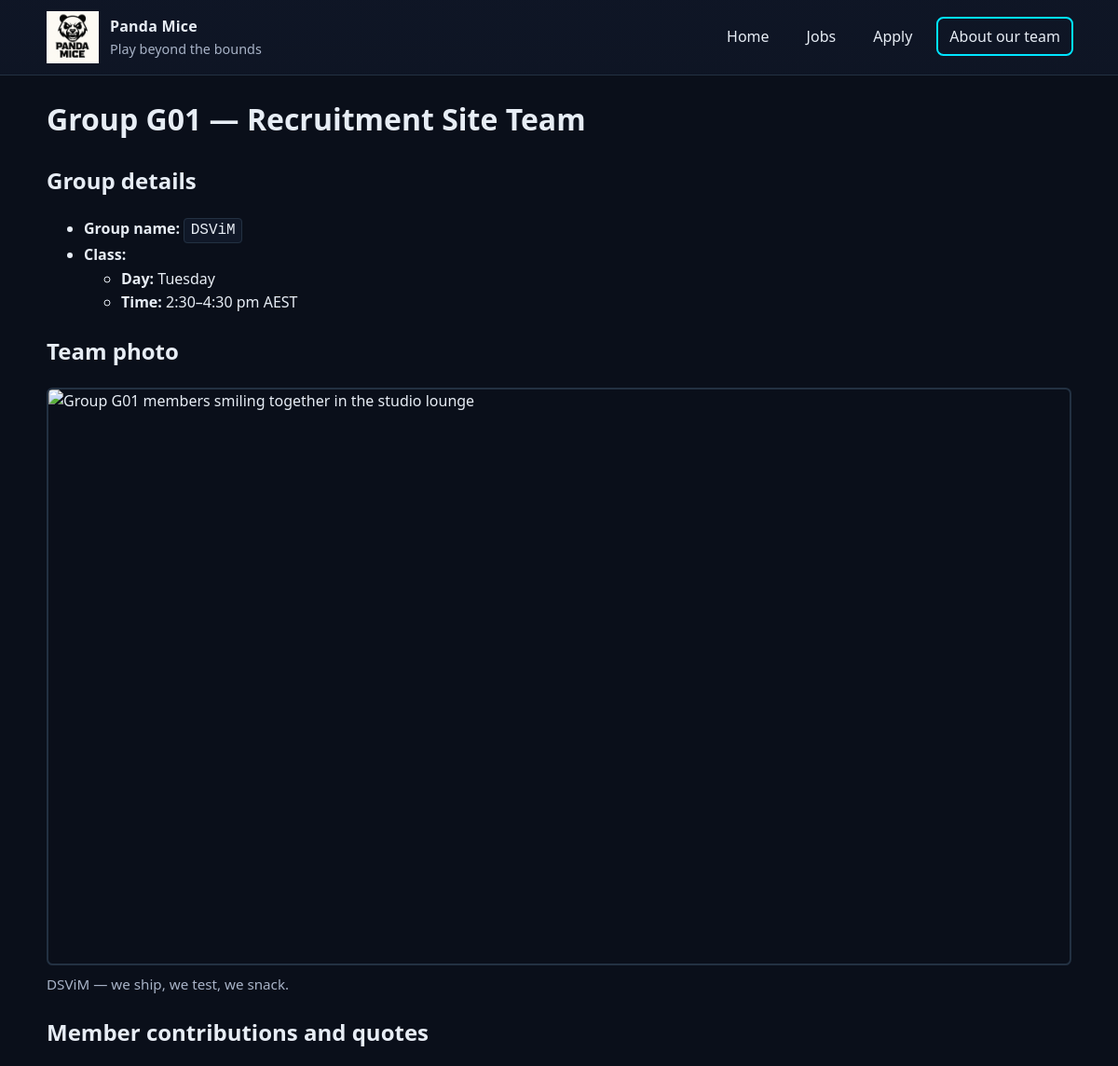
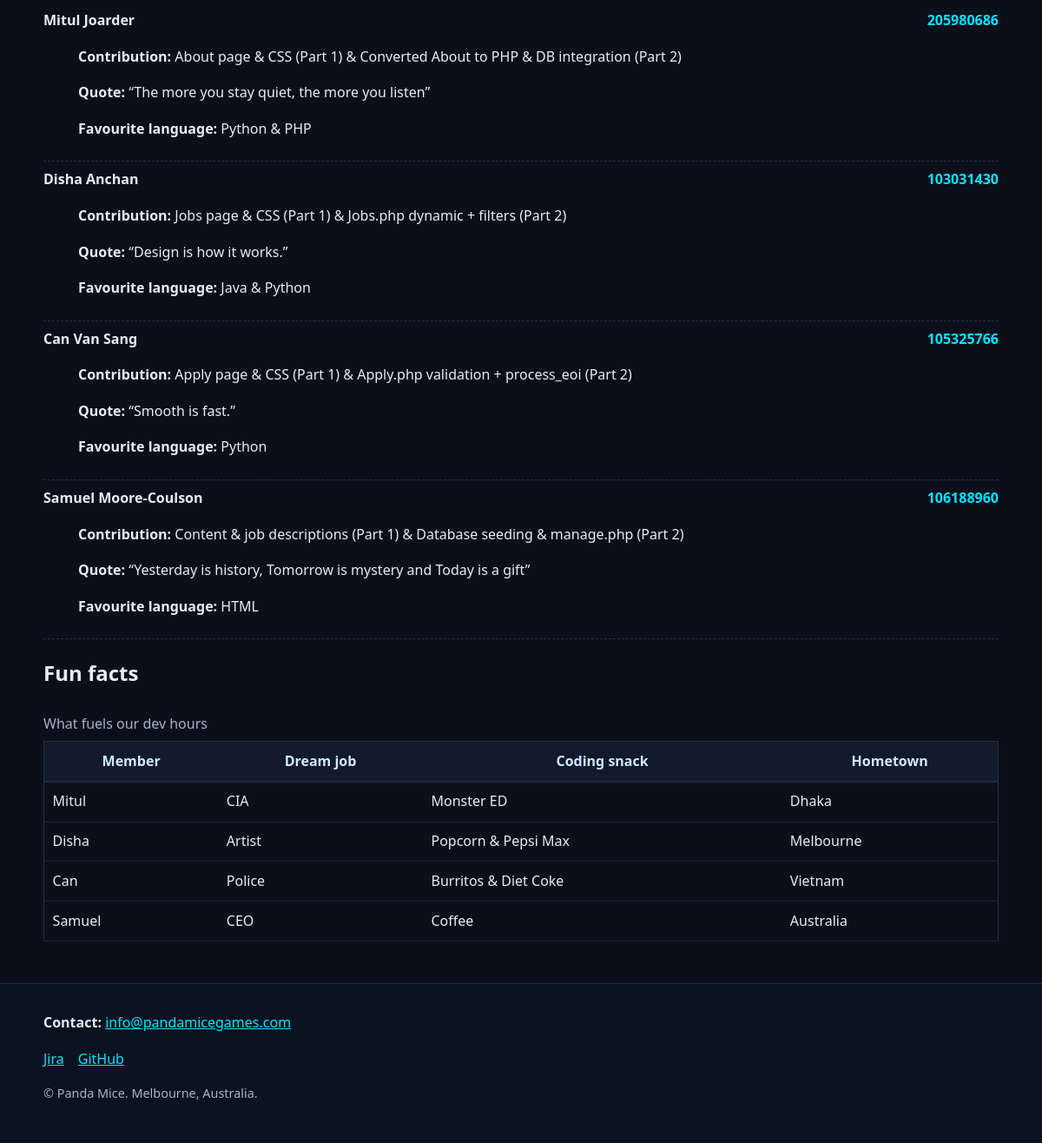
Page /about.php on the committed database (2 pictures, top to bottom).
### tables this page shows
CREATE TABLE about (
  member_id INT AUTO_INCREMENT PRIMARY KEY,
  name VARCHAR(100) NOT NULL,
  student_id VARCHAR(20),
  contribution_part1 TEXT,
  contribution_part2 TEXT,
  quote TEXT,
  favourite_language VARCHAR(50),
  dream_job VARCHAR(100),
  coding_snack VARCHAR(100),
  hometown VARCHAR(100)
);

### about.php (the view, shortened to what this page needs)
<?php
$db_host = 'localhost';
$db_user = 'root';
$db_pass = '';
$db_name = 'project2_db';
$mysqli = new mysqli($db_host, $db_user, $db_pass, $db_name);
$members = [];
if ($result = $mysqli->query("SELECT * FROM about ORDER BY member_id")) {
  while ($row = $result->fetch_assoc()) {
    $members[] = $row;
  }
} else {
  error_log("DB query failed (about): " . $mysqli->error);
}
?>
<!DOCTYPE html>
<html lang="en-AU">
<head>
  <link rel="stylesheet" href="styles/about_style.css">
</head>
<body>
  <?php include("header.inc"); ?>
  <main id="main" class="site-main container" role="main">
    <h1>Group G01 — Recruitment Site Team</h1>
    <section aria-labelledby="group-meta">
      <h2 id="group-meta">Group details</h2>
      <ul>
        <li><strong>Group name:</strong> <span class="code-tag">DSViM</span></li>
        <li><strong>Class:</strong>
          <ul>
            <li><strong>Day:</strong> Tuesday</li>
            <li><strong>Time:</strong> 2:30–4:30 pm AEST</li>
          </ul>
        </li>
      </ul>
    </section>
    <section aria-labelledby="team-photo">
      <h2 id="team-photo">Team photo</h2>
      <figure class="group-figure">
        <img src="images/group.png" alt="Group G01 members smiling together in the studio lounge" width="960" height="540">
        <figcaption>DSViM — we ship, we test, we snack.</figcaption>
      </figure>
    </section>
    <section aria-labelledby="contrib">
      <h2 id="contrib">Member contributions and quotes</h2>
      <dl class="member-list">
<?php foreach ($members as $m):
      $id = 'member' . (int)$m['member_id'];
?>
        <div class="member">
          <dt onclick="toggleAccordion('<?php echo $id; ?>')">
            <?php echo htmlspecialchars($m['name']); ?>
            <?php if (!empty($m['student_id'])): ?>
              <span class="student-id"><?php echo htmlspecialchars($m['student_id']); ?></span>
            <?php endif; ?>
          </dt>
          <dd id="<?php echo $id; ?>" class="accordion">
            <p><strong>Contribution:</strong>
              <?php
                $parts = trim($m['contribution_part1']);
                if (!empty($m['contribution_part2'])) {
                  $parts .= ' & ' . trim($m['contribution_part2']);
                }
                echo nl2br(htmlspecialchars($parts));
              ?>
            </p>
            <p><strong>Quote:</strong> <?php echo htmlspecialchars($m['quote']); ?></p>
            <p><strong>Favourite language:</strong> <?php echo htmlspecialchars($m['favourite_language']); ?></p>
          </dd>
        </div>
<?php endforeach; ?>
      </dl>
    </section>
    <section aria-labelledby="funfacts">
      <h2 id="funfacts">Fun facts</h2>
      <table class="fun-table">
        <caption>What fuels our dev hours</caption>
        <thead>
          <tr>
            <th>Member</th>
            <th>Dream job</th>
            <th>Coding snack</th>
            <th>Hometown</th>
          </tr>
        </thead>
        <tbody>
<?php foreach ($members as $m): ?>
          <tr>
            <td><?php echo htmlspecialchars(explode(' ', trim($m['name']))[0]); ?></td>
            <td><?php echo htmlspecialchars($m['dream_job']); ?></td>
            <td><?php echo htmlspecialchars($m['coding_snack']); ?></td>
            <td><?php echo htmlspecialchars($m['hometown']); ?></td>
          </tr>
<?php endforeach; ?>
        </tbody>
      </table>
    </section>
  </main>
  <?php include("footer.inc"); ?>
</body>
</html>

### styles/about_style.css (style rules this page uses)
:root { --bg: #0a0f1a; --panel: #0f1626; --muted: #a8b3c7; --text: #e7edf5; --accent: #00e5ff; --accent-2: #7c4dff; --border: #233142; }
* { box-sizing: border-box; }
html { color-scheme: dark; }
body { margin: 0; font-family: system-ui, Segoe UI, Roboto, Helvetica, Arial, sans-serif; line-height: 1.6; color: var(--text); background: var(--bg); }
.container { width: min(1100px, 92%); margin: 0 auto; }
figure { margin: 1rem 0; }
.studio-figure img, .group-figure img { width: 100%; height: auto; display: block; border: 2px solid var(--border); border-radius: 0.4rem; }
.studio-figure figcaption, .group-figure figcaption { color: var(--muted); font-size: 0.95rem; margin-top: 0.5rem; }
.code-tag { background: #101828; padding: 0.2rem 0.4rem; border: 1px solid var(--border); border-radius: 0.25rem; font-family: ui-monospace, SFMono-Regular, Menlo, Consolas, monospace; }
.member-list { margin: 0; }
.member { padding: 0.5rem 0; border-bottom: 1px dashed var(--border); }
.member dt { font-weight: 700; }
.student-id { float: right; color: var(--accent); }
.fun-table { width: 100%; border-collapse: collapse; border: 1px solid var(--border); }
.fun-table caption { text-align: left; padding: 0.4rem 0; color: var(--muted); }
.fun-table thead th { font-weight: 700; background: #121a2b; color: #cfe9ff; border-bottom: 2px solid #1f2a44; padding: 0.6rem; }
.fun-table tbody td { padding: 0.6rem; border-bottom: 1px solid #1a2338; }

### rows in the picture
about: name "Mitul Joarder", student "205980686", parts "About page & CSS (Part 1) & Converted About to PHP & DB integration (Part 2)", quote "“The more you stay quiet, the more you listen”", favourite_language "Python & PHP", name "Mitul", dream_job "CIA", coding_snack "Monster ED", hometown "Dhaka"
about: name "Disha Anchan", student "103031430", parts "Jobs page & CSS (Part 1) & Jobs.php dynamic + filters (Part 2)", quote "“Design is how it works.”", favourite_language "Java & Python", name "Disha", dream_job "Artist", coding_snack "Popcorn & Pepsi Max", hometown "Melbourne"
about: name "Can Van Sang", student "105325766", parts "Apply page & CSS (Part 1) & Apply.php validation + process_eoi (Part 2)", quote "“Smooth is fast.”", favourite_language "Python", name "Can", dream_job "Police", coding_snack "Burritos & Diet Coke", hometown "Vietnam"
about: name "Samuel Moore-Coulson", student "106188960", parts "Content & job descriptions (Part 1) & Database seeding & manage.php (Part 2)", quote "“Yesterday is history, Tomorrow is mystery and Today is a gift”", favourite_language "HTML", name "Samuel", dream_job "CEO", coding_snack "Coffee", hometown "Australia"
